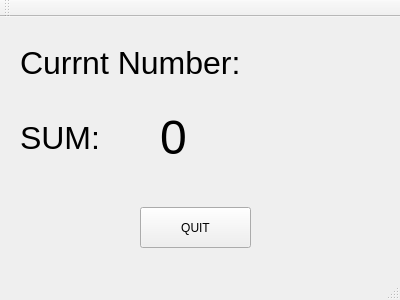
<?xml version="1.0" encoding="UTF-8"?>
<ui version="4.0">
 <class>window3</class>
 <widget class="QMainWindow" name="window3">
  <property name="geometry">
   <rect>
    <x>0</x>
    <y>0</y>
    <width>400</width>
    <height>300</height>
   </rect>
  </property>
  <property name="windowTitle">
   <string>window3</string>
  </property>
  <widget class="QWidget" name="centralWidget">
   <widget class="QLabel" name="sum">
    <property name="geometry">
     <rect>
      <x>160</x>
      <y>80</y>
      <width>181</width>
      <height>81</height>
     </rect>
    </property>
    <property name="font">
     <font>
      <pointsize>36</pointsize>
     </font>
    </property>
    <property name="text">
     <string>0</string>
    </property>
   </widget>
   <widget class="QPushButton" name="pushButton">
    <property name="geometry">
     <rect>
      <x>140</x>
      <y>190</y>
      <width>111</width>
      <height>41</height>
     </rect>
    </property>
    <property name="text">
     <string>QUIT</string>
    </property>
   </widget>
   <widget class="QLabel" name="label">
    <property name="geometry">
     <rect>
      <x>20</x>
      <y>70</y>
      <width>151</width>
      <height>101</height>
     </rect>
    </property>
    <property name="font">
     <font>
      <pointsize>24</pointsize>
     </font>
    </property>
    <property name="text">
     <string>SUM:</string>
    </property>
   </widget>
   <widget class="QLabel" name="label_2">
    <property name="geometry">
     <rect>
      <x>20</x>
      <y>20</y>
      <width>251</width>
      <height>51</height>
     </rect>
    </property>
    <property name="font">
     <font>
      <pointsize>24</pointsize>
     </font>
    </property>
    <property name="text">
     <string>Currnt Number:</string>
    </property>
   </widget>
   <widget class="QLabel" name="num">
    <property name="geometry">
     <rect>
      <x>270</x>
      <y>10</y>
      <width>121</width>
      <height>61</height>
     </rect>
    </property>
    <property name="font">
     <font>
      <pointsize>24</pointsize>
     </font>
    </property>
    <property name="text">
     <string/>
    </property>
   </widget>
  </widget>
  <widget class="QMenuBar" name="menuBar">
   <property name="geometry">
    <rect>
     <x>0</x>
     <y>0</y>
     <width>400</width>
     <height>25</height>
    </rect>
   </property>
  </widget>
  <widget class="QToolBar" name="mainToolBar">
   <attribute name="toolBarArea">
    <enum>TopToolBarArea</enum>
   </attribute>
   <attribute name="toolBarBreak">
    <bool>false</bool>
   </attribute>
  </widget>
  <widget class="QStatusBar" name="statusBar"/>
 </widget>
 <layoutdefault spacing="6" margin="11"/>
 <resources/>
 <connections/>
</ui>
